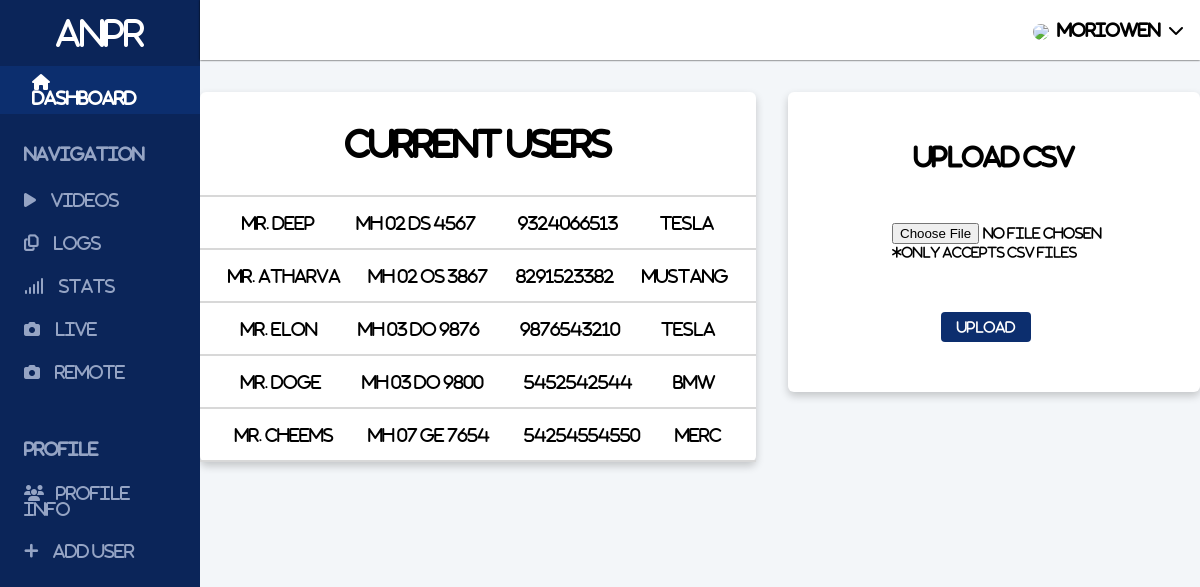
Page /addusers/ (signed in) on the earlier database version.
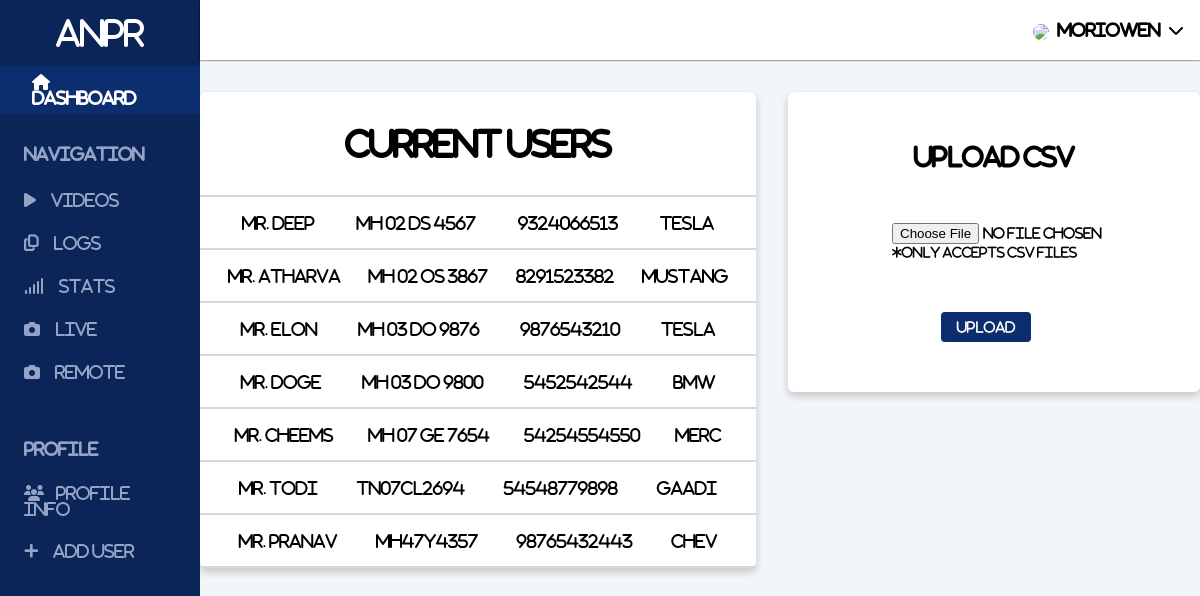
Same page on the later database version.
### app/models.py (models this page shows)
class CarProfile(models.Model):
    user = models.ForeignKey(User, default="", on_delete=models.CASCADE, null=True, blank=True)
    name = models.CharField(max_length=150)
    phone = models.CharField(max_length=150)
    carno = models.CharField(max_length=50)
    carmodel = models.CharField(max_length=50)
    carcolour = models.CharField(max_length=50)
    def __str__(self):
        return self.name

### app/views.py (the view, shortened to what this page needs)
# urls.py: path('addusers/', views.addusers, name="addusers"),
def addusers(request):
    template = "addcars.html"
    data = CarProfile.objects.all()
    prompt = {
        'order': 'Order of the CSV should be name, phone, carno, carmodel, carcolour',
        'profiles': data
              }
    if request.method == "GET":
        users = CarProfile.objects.filter(user=request.user)
        context = {'users': users}
        print(users)
        return render(request, template, context)

### templates/addcars.html (shortened to what this page needs)
{% extends 'base.html' %} {% load static %}
{% block header %}
<link rel="stylesheet" href="{% static 'addusers.css' %}" />
{% endblock header %}
{% block body %}
<div class="content">
  <div class="grid__wrapper">
    <div class="upload__grid">
      <form action="" method="POST" enctype="multipart/form-data">
        <div class="upload__form">
          <h2>Upload CSV</h2>
          <div class="form__control">
            <input type="file" id="file1" name="file" />
            <p>*Only accepts CSV files</p>
          </div>
          <div class="btn_box">
            <button type="submit" style="margin-right: 1rem">Upload</button>
          </div>
        </div>
      </form>
      <div class="recent_logs">
        <h1 style="text-align: center; padding: 2rem 0">Current Users</h1>
        <div class="log__table">
          <hr />
          {% for user in users %}
          <div class="log">
            <div class="log__owner">Mr. {{user}}</div>
            <div class="log__number">{{user.carno}}</div>
            <div class="log__phone">{{user.phone}}</div>
            <div class="log__model">{{user.carmodel}}</div>
          </div>
          <hr />
          {% endfor %}
        </div>
      </div>
    </div>
  </div>
</div>
{% endblock body %}

Differences in the rows shown:
added CarProfile: name "todi", carno "TN07CL2694", phone "54548779898", carmodel "gaadi"
added CarProfile: name "pranav", carno "MH47Y4357", phone "98765432443", carmodel "chev"
